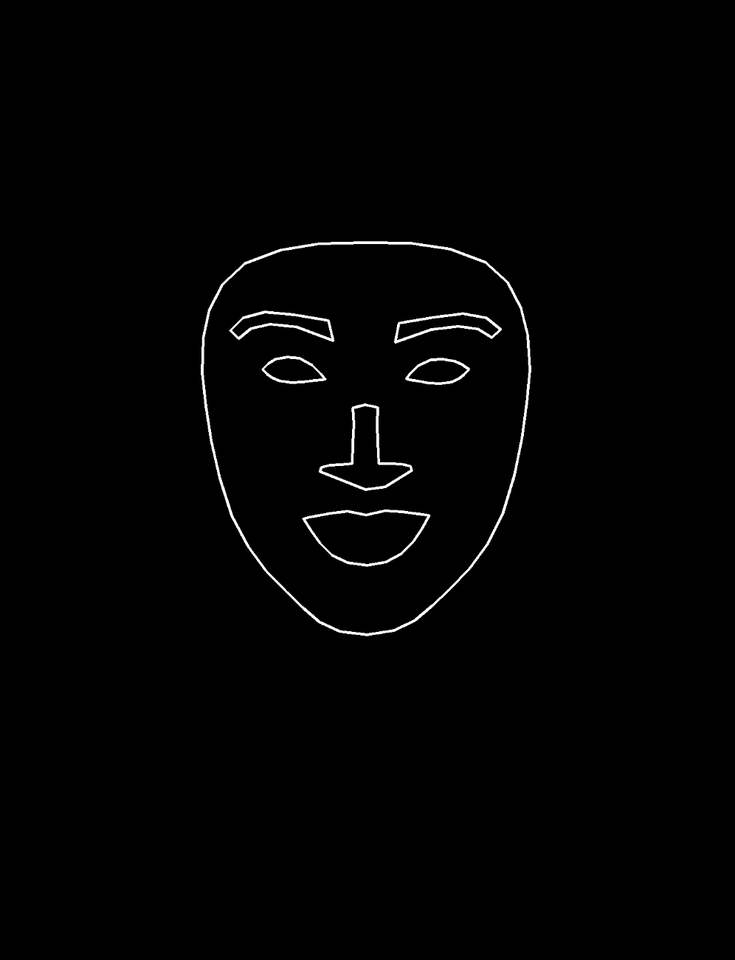
#> input picture images/face_shape.png, 735 x 960 px, shrunk from 996 x 1302 before the run
$ python draw_line.py
#> lines starting #> are read from the running program, lines starting #| are printed output that depends on the picture; after the words box and inside, x2 and y2 are one past the last pixel; in counts of white or black regions, pixels touching at a corner belong together
import cv2
import numpy as np

img = cv2.imread('images/face_shape.png')
#> img is the input picture: shape (960, 735, 3); min 0, max 255, mean 2.4

img_grey = cv2.cvtColor(img, cv2.COLOR_BGR2GRAY)
ret, thresh_img = cv2.threshold(img_grey, 100, 255, cv2.THRESH_BINARY)
#> thresh_img: shape (960, 735); 0.99% white in thin lines or dots, all inside (x1, y1, x2, y2) = (201, 241, 531, 636)
contours, hierarchy = cv2.findContours(thresh_img, cv2.RETR_TREE, cv2.CHAIN_APPROX_SIMPLE)
#> contours = 14 contours; largest, box (x1, y1, x2, y2) and area: (201, 241, 531, 636) 103459, (203, 243, 529, 634) 101309, (302, 509, 430, 567) 4984, (305, 511, 428, 565) 4454, (319, 403, 413, 491) 3304
print(len(contours))
#| 14

# create an empty image for contours
img_contours = np.zeros(img.shape)

# draw the contours on the empty image
# cv2.drawContours(img_contours, contours[0], -1, (0, 255, 0), 3)

approxs1 = cv2.approxPolyDP(contours[0], 1, True)
#> approxs1 = contour of 36 points, box (x1, y1, x2, y2) (201, 241, 531, 636), area 103528
cv2.polylines(img_contours, [approxs1], True, (255, 255, 255), 1)
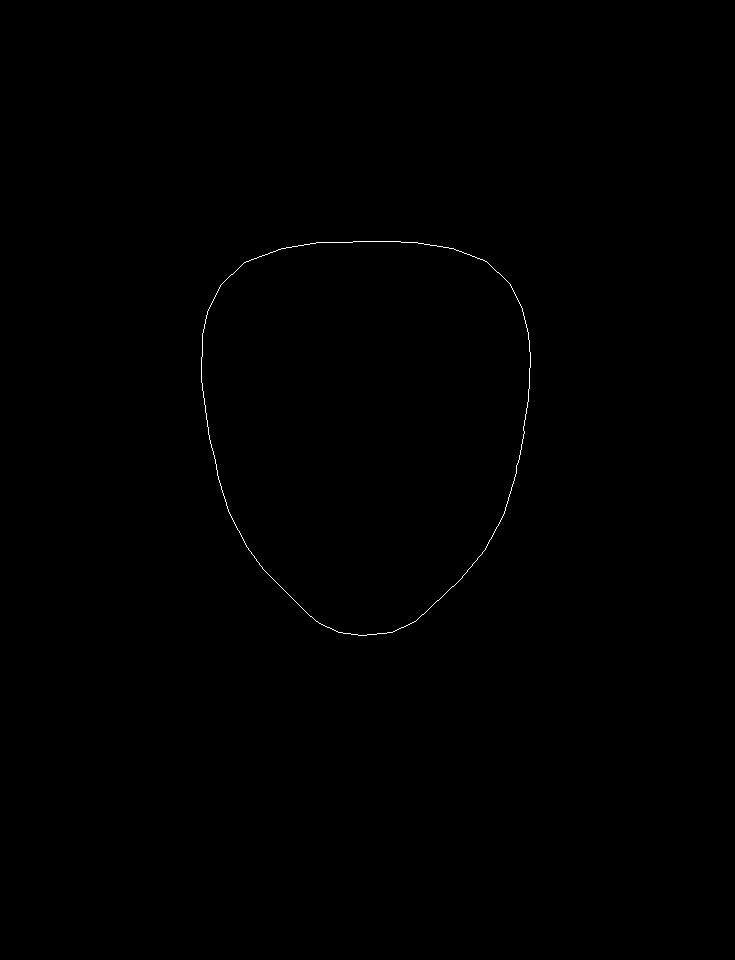
#> img_contours: shape (960, 735, 3) float64; 0.15% white in thin lines or dots, all inside (x1, y1, x2, y2) = (201, 241, 531, 636)
cv2.imshow('0-facial', img_contours)

approxs1 = cv2.approxPolyDP(contours[2], 1, True)
#> approxs1 = contour of 16 points, box (x1, y1, x2, y2) (302, 509, 430, 567), area 5006
cv2.polylines(img_contours, [approxs1], True, (255, 255, 255), 1)
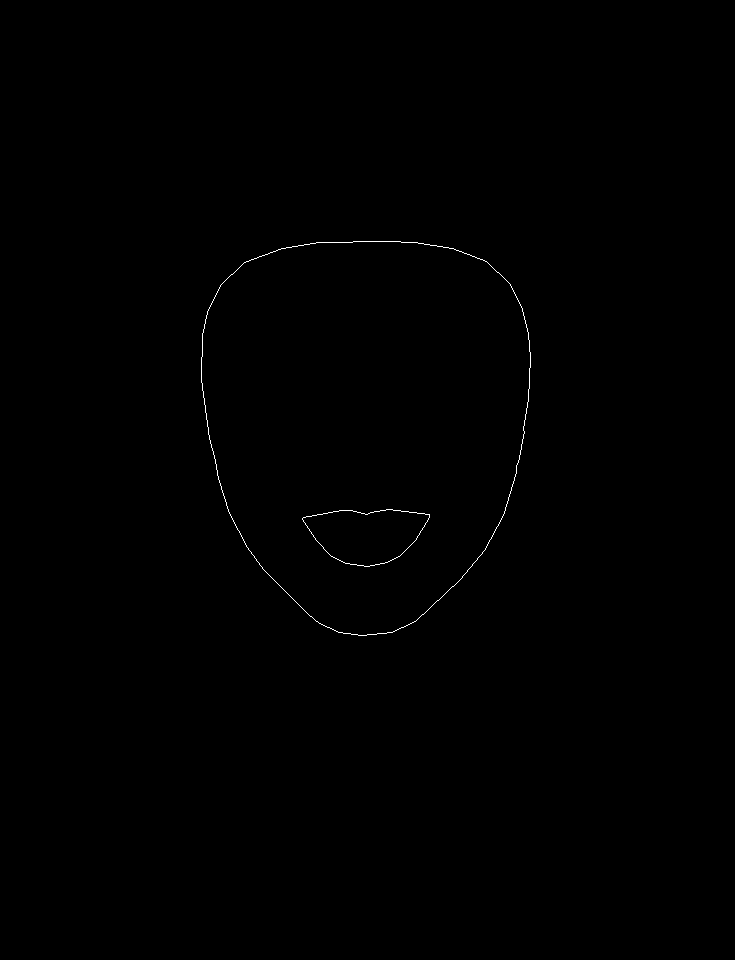
#> img_contours: shape (960, 735, 3) float64; 0.19% white in thin lines or dots, all inside (x1, y1, x2, y2) = (201, 241, 531, 636)
cv2.imshow('2-lips', img_contours)

approxs1 = cv2.approxPolyDP(contours[4], 1, True)
#> approxs1 = contour of 20 points, box (x1, y1, x2, y2) (319, 403, 413, 491), area 3344
cv2.polylines(img_contours, [approxs1], True, (255, 255, 255), 1)
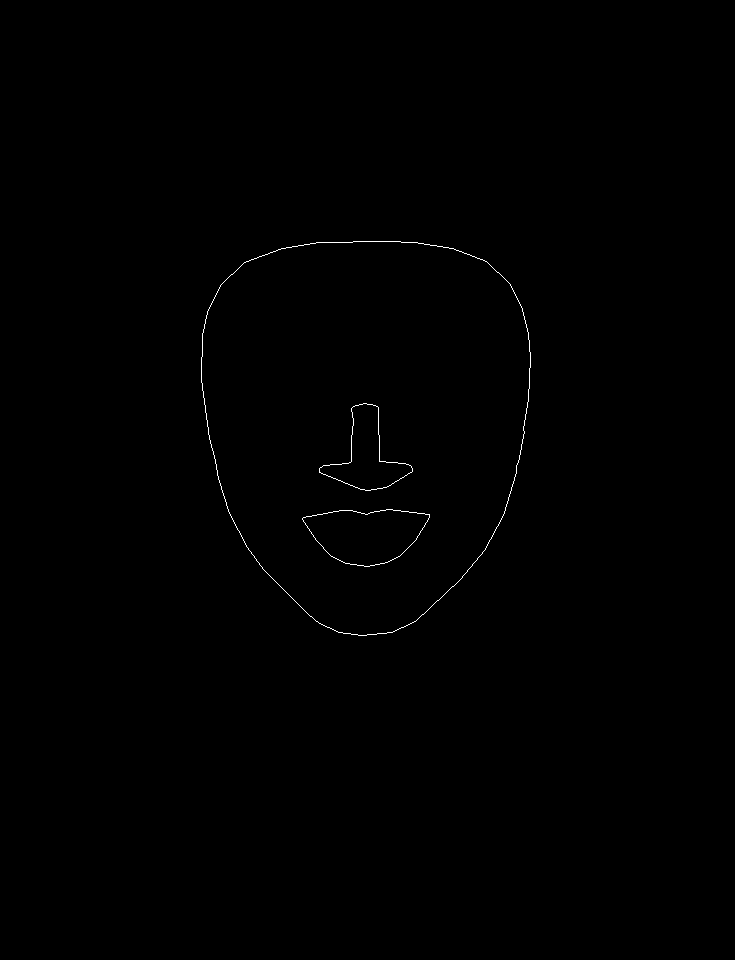
#> img_contours: shape (960, 735, 3) float64; 0.23% white in thin lines or dots, all inside (x1, y1, x2, y2) = (201, 241, 531, 636)
cv2.imshow('4-nose', img_contours)

approxs1 = cv2.approxPolyDP(contours[6], 1, True)
#> approxs1 = contour of 11 points, box (x1, y1, x2, y2) (405, 358, 470, 385), area 1184
cv2.polylines(img_contours, [approxs1], True, (255, 255, 255), 1)
cv2.imshow('6-righteye', img_contours)

approxs1 = cv2.approxPolyDP(contours[8], 1, True)
#> approxs1 = contour of 10 points, box (x1, y1, x2, y2) (262, 356, 327, 384), area 1202
cv2.polylines(img_contours, [approxs1], True, (255, 255, 255), 1)
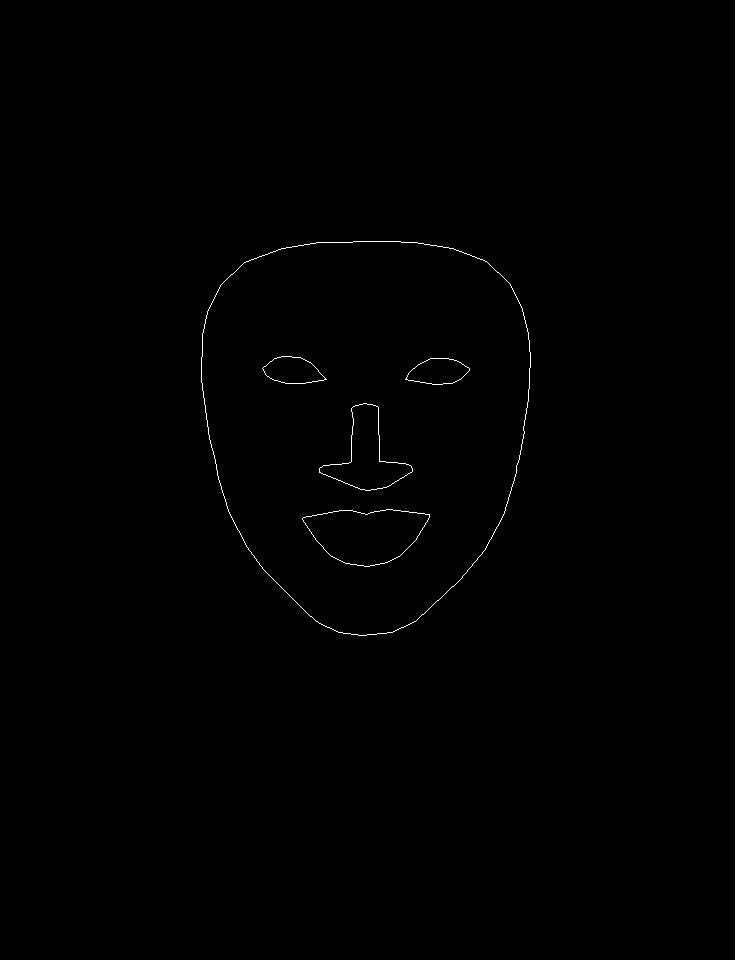
#> img_contours: shape (960, 735, 3) float64; 0.27% white in thin lines or dots, all inside (x1, y1, x2, y2) = (201, 241, 531, 636)
cv2.imshow('8-lefteye', img_contours)

approxs1 = cv2.approxPolyDP(contours[10], 1, True)
#> approxs1 = contour of 12 points, box (x1, y1, x2, y2) (394, 312, 502, 344), area 1608
cv2.polylines(img_contours, [approxs1], True, (255, 255, 255), 1)
cv2.imshow('10-rightbrow', img_contours)

approxs1 = cv2.approxPolyDP(contours[12], 1, True)
#> approxs1 = contour of 11 points, box (x1, y1, x2, y2) (229, 311, 335, 342), area 1556
cv2.polylines(img_contours, [approxs1], True, (255, 255, 255), 1)
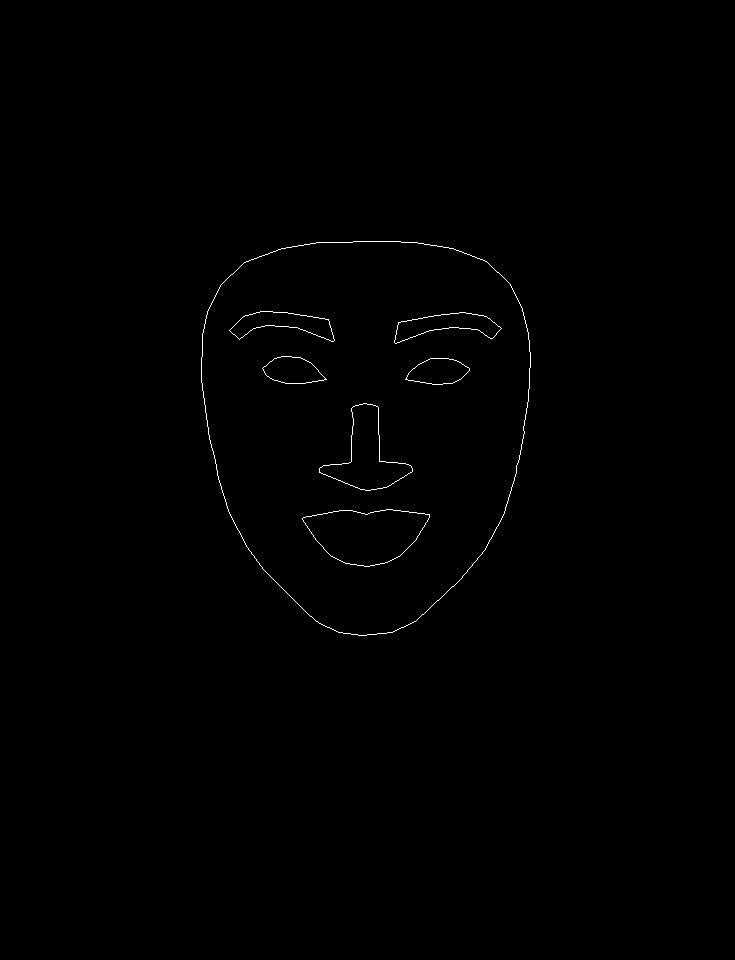
#> img_contours: shape (960, 735, 3) float64; 0.33% white in thin lines or dots, all inside (x1, y1, x2, y2) = (201, 241, 531, 636)
cv2.imshow('12-leftbrow', img_contours)

cv2.waitKey()
cv2.destroyAllWindows()
